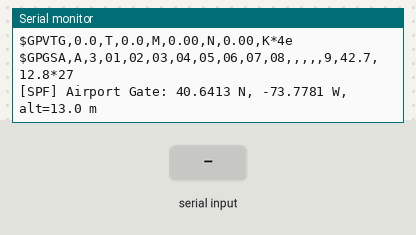
Recording of a sketch running on a simulated ESP32. Parts: the last lines printed to the serial monitor. The inputs (shaded band) are chosen by the test bench.

Above: at 1.7 s.
1.8 s: "90,45\n" received over Serial
At 2.9 s:
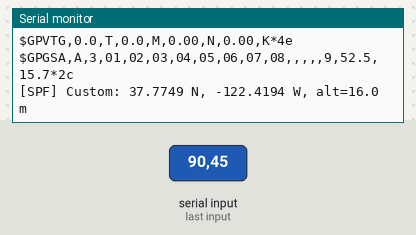
3.3 s: "30,150\n" received over Serial
At 3.9 s:
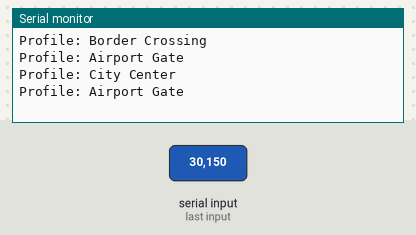
4.8 s: "200\n" received over Serial
At 4.96 s:
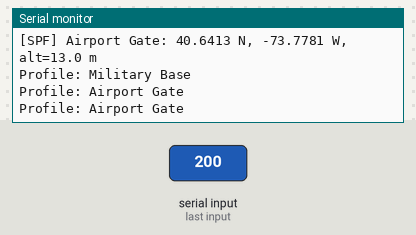
6.5 s: "n" received over Serial
At 7.8 s:
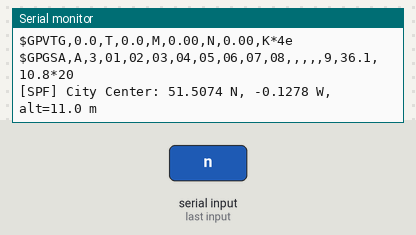
8.6 s: "90\n" received over Serial
At 8.86 s:
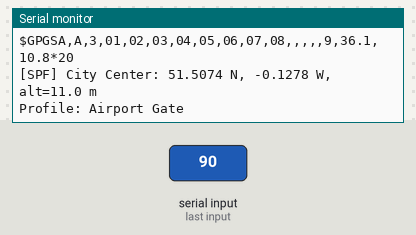
11.5 s: "N" received over Serial
At 11.9 s:
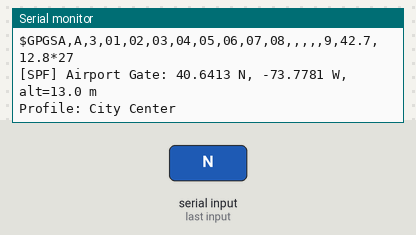
Timing chart, 0 to 14.5 s (numbered marks = the images above; inputs shaded):
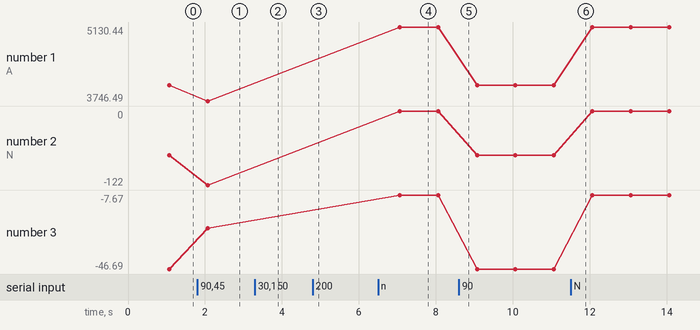

The sketch:

h11_gps_spoof.ino
```cpp
// H11 — GPS Spoofer (ESP32)
// NMEA sentence crafting, GPS signal replay, location spoofing
// Uses TX pin to emit NMEA sentences to connected GPS receiver

#include <Arduino.h>

// ── Configuration ──────────────────────────────────────────────
#define GPS_TX_PIN        17   // GPIO17 → GPS module RX (via Serial2)
#define GPS_RX_PIN        16   // GPIO16 → GPS module TX (via Serial2)
#define NMEA_BAUD         9600
#define SERIAL_BAUD       115200
#define SENTENCE_INTERVAL  1000

// Predefined spoof locations
struct SpoofProfile {
  const char* name;
  double lat;
  char   latDir;
  double lon;
  char   lonDir;
  float  alt;
  float  spd;
  float  crs;
};

SpoofProfile profiles[] = {
  { "Airport Gate",    40.6413, 'N', -73.7781, 'W', 13.0, 0.0, 0.0 },
  { "City Center",     51.5074, 'N',  -0.1278, 'W', 11.0, 0.0, 0.0 },
  { "Military Base",   38.8977, 'N', -77.0365, 'W', 20.0, 5.0, 180.0 },
  { "Border Crossing", 32.5556, 'N',  -82.9100, 'W', 80.0, 30.0, 45.0 },
  { "Custom",          37.7749, 'N',-122.4194, 'W', 16.0, 0.0, 0.0 },
};
const int profileCount = sizeof(profiles) / sizeof(profiles[0]);
int currentProfile = 0;


// ── Forward declarations ──────────────────────────────────────
void sendGPGGA(SpoofProfile& p, uint32_t fixTime);
void sendGPRMC(SpoofProfile& p, uint32_t fixTime);
void sendGPVTG(SpoofProfile& p);
void sendGPGSA(SpoofProfile& p);
String formatLat(double lat, char dir);
String formatLon(double lon, char dir);
String formatTime(uint32_t ts);
uint32_t getUnixTime();

// ── Setup ─────────────────────────────────────────────────────
void setup() {
  Serial.begin(SERIAL_BAUD);
  delay(500);
  Serial.println(F("\n=== H11 — GPS Spoofer ==="));
  Serial.println(F("WARNING: For authorized testing only.\n"));

  Serial2.begin(NMEA_BAUD, SERIAL_8N1, GPS_RX_PIN, GPS_TX_PIN);
  Serial.printf("NMEA output on GPIO%d @ %d baud\n", GPS_TX_PIN, NMEA_BAUD);

  Serial.println(F("\nSpoof profiles:"));
  for (int i = 0; i < profileCount; i++) {
    Serial.printf("  [%d] %s — %.4f %c, %.4f %c\n",
      i, profiles[i].name, profiles[i].lat, profiles[i].latDir,
      profiles[i].lon, profiles[i].lonDir);
  }

  Serial.println(F("\nCommands: 0-4=select profile  n=next  c=custom lat/lon\n"));
}

// ── Main loop ─────────────────────────────────────────────────
void loop() {
  static uint32_t lastSent = 0;

  // Handle serial commands
  if (Serial.available()) {
    char c = Serial.read();
    if (c >= '0' && c < '0' + profileCount) {
      currentProfile = c - '0';
      Serial.printf("Profile: %s\n", profiles[currentProfile].name);
    } else if (c == 'n' || c == 'N') {
      currentProfile = (currentProfile + 1) % profileCount;
      Serial.printf("Profile: %s\n", profiles[currentProfile].name);
    }
  }

  // Send NMEA sentences at 1 Hz
  if (millis() - lastSent >= SENTENCE_INTERVAL) {
    lastSent = millis();
    uint32_t fixTime = getUnixTime();
    SpoofProfile& p = profiles[currentProfile];

    sendGPGGA(p, fixTime);
    delay(20);
    sendGPRMC(p, fixTime);
    delay(20);
    sendGPVTG(p);
    delay(20);
    sendGPGSA(p);

    Serial.printf("[SPF] %s: %.4f %c, %.4f %c, alt=%.1f m\n",
      p.name, p.lat, p.latDir, p.lon, p.lonDir, p.alt);
  }
}

// ── GPGGA — Global Positioning System Fix Data ────────────────
void sendGPGGA(SpoofProfile& p, uint32_t fixTime) {
  String timeStr = formatTime(fixTime);
  String latStr  = formatLat(p.lat, p.latDir);
  String lonStr  = formatLon(p.lon, p.lonDir);

  // Satellite count (faked — 8 satellites, HDOP=0.9)
  String body = "GPGGA," + timeStr + "," + latStr + "," + lonStr
    + ",1,08,0.9," + String(p.alt, 1) + ",M,0.0,M,,*";

  uint8_t cs = 0;
  const char* s = body.c_str();
  while (*s && *s != '*') { cs ^= *s; s++; }

  String sentence = "$" + body + (cs < 16 ? "0" : "") + String(cs, HEX);
  Serial2.println(sentence);
  Serial.println(sentence);
}

// ── GPRMC — Recommended Minimum Navigation Information ───────
void sendGPRMC(SpoofProfile& p, uint32_t fixTime) {
  String timeStr = formatTime(fixTime);
  String latStr  = formatLat(p.lat, p.latDir);
  String lonStr  = formatLon(p.lon, p.lonDir);

  String spdKnots = String(p.spd * 1.94384, 2);
  String crsStr   = String(p.crs, 1);

  String body = "GPRMC," + timeStr + ",A," + latStr + "," + lonStr
    + "," + spdKnots + "," + crsStr + ",*";

  uint8_t cs = 0;
  const char* s = body.c_str();
  while (*s && *s != '*') { cs ^= *s; s++; }

  String sentence = "$" + body + (cs < 16 ? "0" : "") + String(cs, HEX);
  Serial2.println(sentence);
  Serial.println(sentence);
}

// ── GPVTG — Track Made Good and Ground Speed ──────────────────
void sendGPVTG(SpoofProfile& p) {
  String spdKmH = String(p.spd * 3.6, 2);
  String spdKnot = String(p.spd * 1.94384, 2);
  String crs = String(p.crs, 1);

  String body = "GPVTG," + crs + ",T," + crs + ",M,"
    + spdKnot + ",N," + spdKmH + ",K*";

  uint8_t cs = 0;
  const char* s = body.c_str();
  while (*s && *s != '*') { cs ^= *s; s++; }

  String sentence = "$" + body + (cs < 16 ? "0" : "") + String(cs, HEX);
  Serial2.println(sentence);
  Serial.println(sentence);
}

// ── GPGSA — GNSS DOP and Active Satellites ───────────────────
void sendGPGSA(SpoofProfile& p) {
  String body = "GPGSA,A,3,01,02,03,04,05,06,07,08,,,,,"
    + String(9) + "," + String(p.alt * 3.28084, 1) + "," + String(p.alt * 3.28084 * 0.3, 1) + "*";

  uint8_t cs = 0;
  const char* s = body.c_str();
  while (*s && *s != '*') { cs ^= *s; s++; }

  String sentence = "$" + body + (cs < 16 ? "0" : "") + String(cs, HEX);
  Serial2.println(sentence);
  Serial.println(sentence);
}

// ── Helpers ───────────────────────────────────────────────────
String formatLat(double lat, char dir) {
  int deg = (int)lat;
  double min = (lat - deg) * 60.0;
  char buf[16];
  snprintf(buf, sizeof(buf), "%02d%07.4f,%c", deg, min, dir);
  return String(buf);
}

String formatLon(double lon, char dir) {
  int deg = (int)lon;
  double min = (lon - deg) * 60.0;
  char buf[16];
  snprintf(buf, sizeof(buf), "%03d%07.4f,%c", deg, min, dir);
  return String(buf);
}

String formatTime(uint32_t ts) {
  uint32_t h = (ts / 3600) % 24;
  uint32_t m = (ts / 60) % 60;
  uint32_t s = ts % 60;
  char buf[10];
  snprintf(buf, sizeof(buf), "%02d%02d%02d.00", h, m, s);
  return String(buf);
}

uint32_t getUnixTime() {
  static uint32_t fakeTime = 43200;
  return fakeTime++;
}
```

Measured:
- after the input at 1.8 s, the serial monitor: prints a new line at once (image 1)
- after the input at 3.3 s, the serial monitor: prints a new line at once (image 2)
- after the input at 4.8 s, the serial monitor: prints a new line at once (image 3)
- after the input at 6.5 s, the serial monitor: prints a new line at once (image 4)
- after the input at 8.6 s, the serial monitor: prints a new line at once (image 5)
- after the input at 11.5 s, the serial monitor: prints a new line at once (image 6)
- plotted number 1: 4038.48 → 3746.49 after the input at 1.8 s, 3746.49 → 5130.44 after the input at 6.5 s, 4038.48 → 5130.44 after the input at 11.5 s
- plotted number 2: -73 → -122 after the input at 1.8 s
